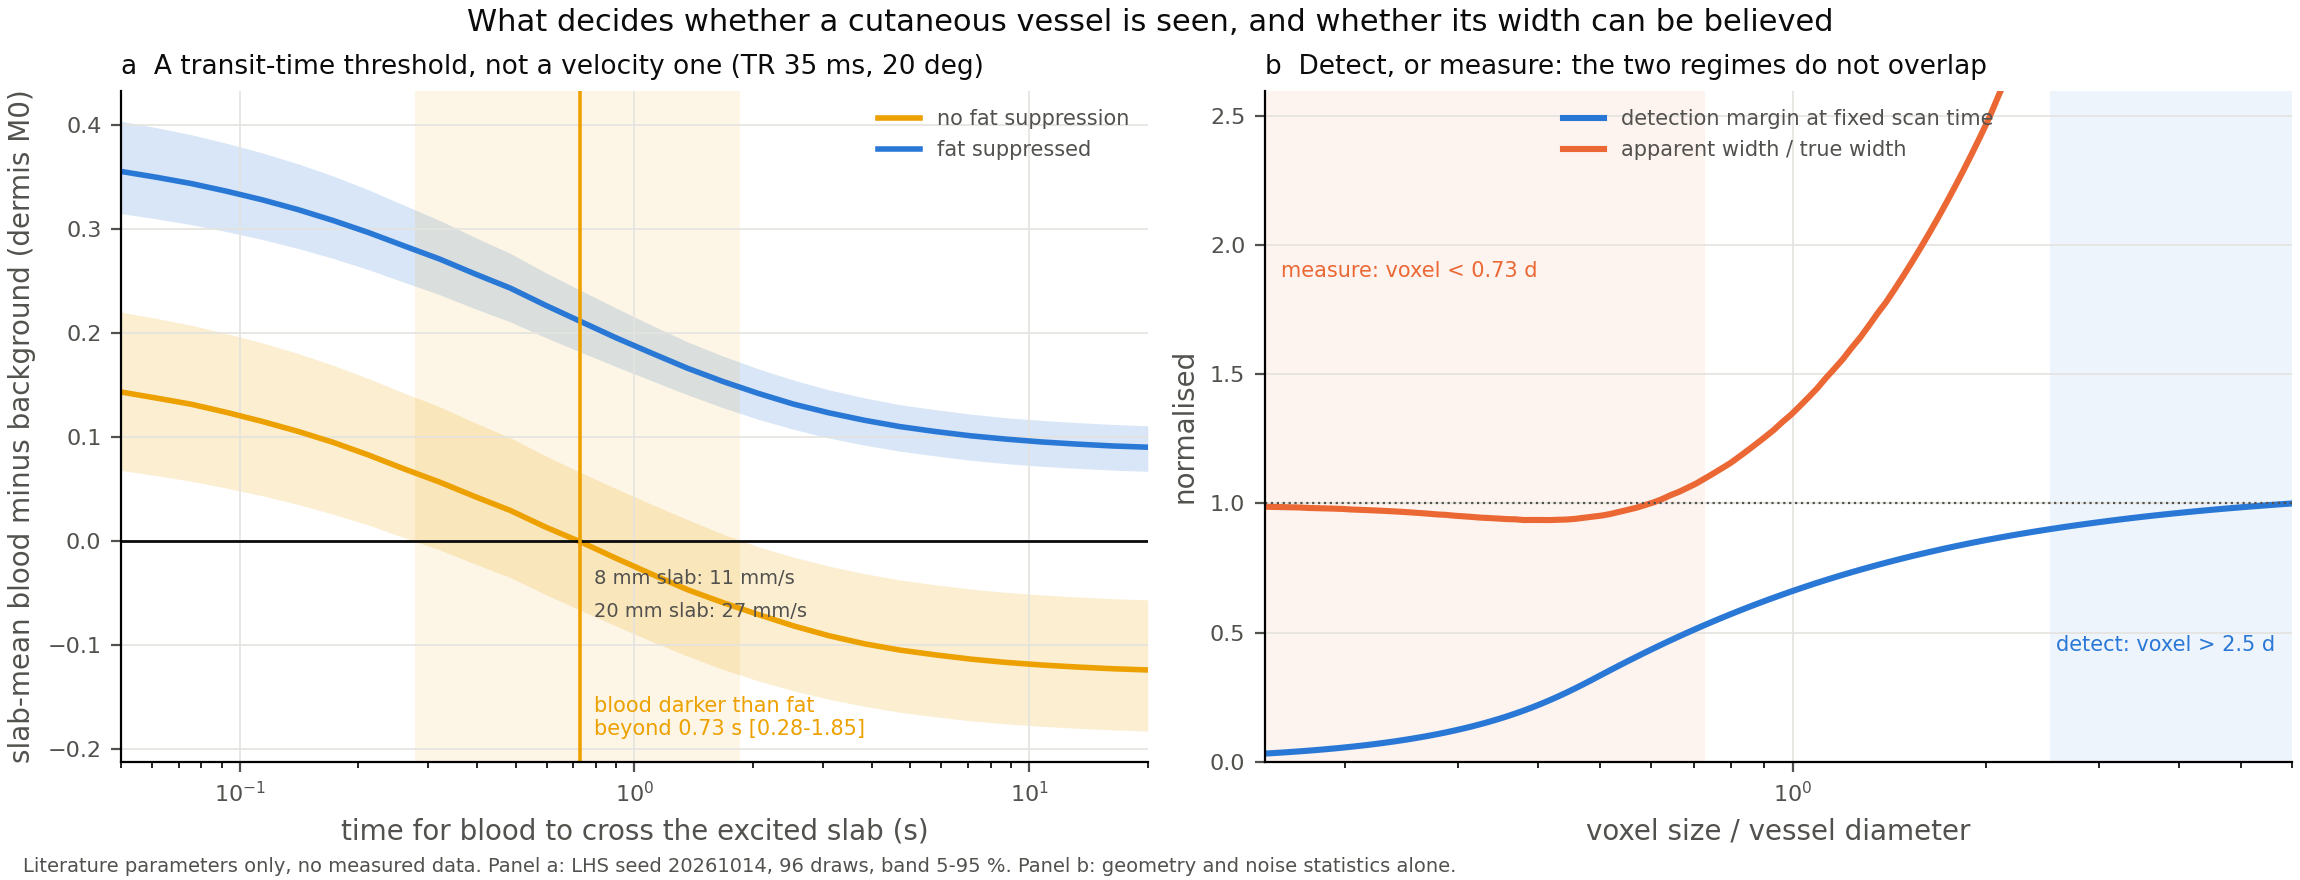

Reproduce this figure in Python.
"""General figure 2: what decides whether a cutaneous vessel is seen at all.

(a) A transit-time threshold. Against unsuppressed subcutaneous fat, inflowing
    blood is brighter only while it crosses the excited slab faster than a
    critical transit time. That threshold is a TIME, not a velocity: it barely
    moves with slab thickness, TR or flip angle, so it cannot be escaped by
    retuning the sequence. Suppressing the fat removes it altogether.

(b) Voxel size relative to vessel diameter. At fixed scan time the available
    SNR scales with voxel volume while the required SNR scales with the inverse
    peak-voxel blood fraction, and both depend on the voxel-to-diameter ratio
    alone. Detection plateaus once the voxel exceeds the vessel; apparent width
    is only truthful well below it. The two regimes do not overlap.

Run: python figures/fig_general_2_tradeoffs.py
"""
from __future__ import annotations

import math

import numpy as np
from common import INK, INK_2, SERIES, N_SHELLS, band, plt, save, style

from acquisition import Slab
from detectability import apparent_fwhm, blood_fraction
from protocols import BANDWIDTH_PER_PX_HZ, PARTITION_MM, PRISMA_XR, RF_DURATION_MS, fl3d1r_timing
from sequences.base import FlowGeometry, TissueSample
from sequences.prep import SaturationModule
from sequences.tof import TofSequence
from skin import Vessel
from tissues import sample_tissues

FIELDS = ("t1_ms", "t2_ms", "t2star_ms", "pd_rel", "fatsat_s", "mtc_s")
FATSAT = (SaturationModule("fatsat_s", 8.0),)
TR_MS, FLIP_DEG, SLAB_MM = 35.0, 20.0, 12.0
TRANSITS_S = np.geomspace(0.05, 20.0, 30)
RATIOS = np.geomspace(0.15, 6.0, 120)
PSF_VOXELS = 1.2
N_DRAWS_HERE = 96


def sequence(fat_sat: bool) -> TofSequence:
    """Return a spoiled-GRE TOF readout with or without a per-TR fat-saturation pulse."""
    timing = fl3d1r_timing(0.3, PARTITION_MM, BANDWIDTH_PER_PX_HZ, RF_DURATION_MS, TR_MS, PRISMA_XR)
    return TofSequence(timing=timing, flip_deg=FLIP_DEG, modules=FATSAT if fat_sat else ())


def contrast_curve(blood: TissueSample, background: TissueSample, fat_sat: bool) -> np.ndarray:
    """Return signed slab-mean blood minus background against slab transit time."""
    seq = sequence(fat_sat)
    slab = Slab(thickness_mm=SLAB_MM, orientation_deg=90.0)
    vessel = Vessel(depth_mm=5.0, polar_deg=90.0, azimuth_deg=0.0, diameter_mm=0.3)
    g = seq.static_signal(background)
    out = []
    for transit in TRANSITS_S:
        flow = FlowGeometry(vessel, slab, SLAB_MM / transit, N_SHELLS, SLAB_MM * 1.001)
        blood_signal = np.mean(seq.blood_signal(blood, flow, np.linspace(0.0, flow.path_mm(), 32)), axis=0)
        out.append(blood_signal - g)
    return np.array(out)


def threshold_s(blood: TissueSample, background: TissueSample, fat_sat: bool = False) -> float:
    """Return the transit time at which slab-mean blood equals the background, 0 if it never falls below."""
    seq = sequence(fat_sat)
    slab = Slab(thickness_mm=SLAB_MM, orientation_deg=90.0)
    vessel = Vessel(depth_mm=5.0, polar_deg=90.0, azimuth_deg=0.0, diameter_mm=0.3)
    g = float(seq.static_signal(background))

    def diff(transit: float) -> float:
        flow = FlowGeometry(vessel, slab, SLAB_MM / transit, N_SHELLS, SLAB_MM * 1.001)
        return float(np.mean(seq.blood_signal(blood, flow, np.linspace(0.0, flow.path_mm(), 32)))) - g

    lo, hi = 1e-3, 200.0
    if diff(hi) >= 0:
        return math.inf
    if diff(lo) <= 0:
        return 0.0
    for _ in range(36):
        mid = math.sqrt(lo * hi)
        lo, hi = (lo, mid) if diff(mid) < 0 else (mid, hi)
    return math.sqrt(lo * hi)


def samples() -> list[tuple[TissueSample, TissueSample]]:
    """Return paired blood and hypodermis samples from one Latin-hypercube draw."""
    tissues, _ = sample_tissues(["arterial_blood", "hypodermis"], N_DRAWS_HERE, 20261014)
    pairs = []
    for i in range(N_DRAWS_HERE):
        pairs.append(tuple(
            TissueSample(key, **{f: float(np.atleast_1d(getattr(tissues[key], f))[i]) for f in FIELDS})
            for key in ("arterial_blood", "hypodermis")))
    return pairs


def panel_a(ax, pairs) -> None:
    """Draw signed contrast against slab transit time, with and without fat suppression."""
    for fat_sat, colour, label in ((False, SERIES[3], "no fat suppression"), (True, SERIES[0], "fat suppressed")):
        curves = np.stack([contrast_curve(b, g, fat_sat) for b, g in pairs], axis=-1)
        band(ax, TRANSITS_S, curves, colour, label)
    ax.axhline(0.0, color=INK, lw=1.0)
    thresholds = np.array([threshold_s(b, g, False) for b, g in pairs])
    finite = thresholds[np.isfinite(thresholds) & (thresholds > 0)]
    lo, mid, hi = np.percentile(finite, [5, 50, 95])
    ax.axvspan(lo, hi, color=SERIES[3], alpha=0.10, lw=0)
    ax.axvline(mid, color=SERIES[3], lw=1.3)
    ax.annotate(f"blood darker than fat\nbeyond {mid:.2f} s [{lo:.2f}-{hi:.2f}]",
                (mid, ax.get_ylim()[0]), xytext=(5, 8), textcoords="offset points",
                fontsize=7.5, color=SERIES[3], ha="left", va="bottom")
    for slab in (8.0, 20.0):
        ax.annotate(f"{slab:g} mm slab: {slab / mid:.0f} mm/s", (mid, 0), xytext=(5, -10 - 12 * (slab > 10)),
                    textcoords="offset points", fontsize=7, color=INK_2, ha="left", va="top")
    ax.set(xscale="log", xlim=(TRANSITS_S[0], TRANSITS_S[-1]))
    ax.set_xlabel("time for blood to cross the excited slab (s)", color=INK_2)
    ax.set_ylabel("slab-mean blood minus background (dermis M0)", color=INK_2)
    ax.set_title(f"a  A transit-time threshold, not a velocity one (TR {TR_MS:g} ms, {FLIP_DEG:g} deg)",
                 fontsize=9.5, color=INK, loc="left")
    ax.legend(fontsize=7.5, frameon=False, labelcolor=INK_2, loc="upper right")
    style(ax)
    n = len(thresholds)
    print(f"  no fat suppression: {len(finite)}/{n} draws have a finite threshold "
          f"({np.sum(np.isinf(thresholds))} never invert, {np.sum(thresholds == 0)} always dark); "
          f"threshold {mid:.2f} s [{lo:.2f}-{hi:.2f}]")
    with_fat = np.array([threshold_s(b, g, True) for b, g in pairs])
    inverting = np.sum(np.isfinite(with_fat) & (with_fat > 0)) + np.sum(with_fat == 0)
    print(f"  fat suppressed: {inverting}/{n} draws are ever darker than the background at any transit time")


def panel_b(ax) -> None:
    """Draw the detection margin and apparent-width fidelity against voxel / diameter."""
    margin = np.array([r**2 * blood_fraction(1.0, r) for r in RATIOS])
    margin /= margin.max()
    fidelity = np.array([apparent_fwhm(1.0, r, PSF_VOXELS) for r in RATIOS])
    ax.plot(RATIOS, margin, color=SERIES[0], lw=2.2, label="detection margin at fixed scan time")
    ax.plot(RATIOS, fidelity, color=SERIES[1], lw=2.2, label="apparent width / true width")
    ax.axhline(1.0, color=INK_2, lw=0.8, ls=":")
    detect_from = RATIOS[np.argmax(margin >= 0.9)]
    measure_below = RATIOS[::-1][np.argmax(fidelity[::-1] <= 1.1)]
    ax.axvspan(detect_from, RATIOS[-1], color=SERIES[0], alpha=0.08, lw=0)
    ax.axvspan(RATIOS[0], measure_below, color=SERIES[1], alpha=0.08, lw=0)
    ax.annotate(f"detect: voxel > {detect_from:.1f} d", (RATIOS[-1], 0.45), xytext=(-6, 0),
                textcoords="offset points", fontsize=7.5, color=SERIES[0], ha="right", va="center")
    ax.annotate(f"measure: voxel < {measure_below:.2f} d", (RATIOS[0], 1.9), xytext=(6, 0),
                textcoords="offset points", fontsize=7.5, color=SERIES[1], ha="left", va="center")
    ax.set(xscale="log", xlim=(RATIOS[0], RATIOS[-1]), ylim=(0, 2.6))
    ax.set_xlabel("voxel size / vessel diameter", color=INK_2)
    ax.set_ylabel("normalised", color=INK_2)
    ax.set_title("b  Detect, or measure: the two regimes do not overlap", fontsize=9.5, color=INK, loc="left")
    ax.legend(fontsize=7.5, frameon=False, labelcolor=INK_2, loc="upper center")
    style(ax)
    print(f"  detection within 10 % of best for voxel > {detect_from:.2f} d; width within 10 % of true for "
          f"voxel < {measure_below:.2f} d; gap {detect_from / measure_below:.1f}x")


def main() -> None:
    """Build both panels and report the numbers."""
    pairs = samples()
    fig, axes = plt.subplots(1, 2, figsize=(11.5, 4.4), constrained_layout=True)
    print("a  transit-time threshold")
    panel_a(axes[0], pairs)
    print("b  voxel size")
    panel_b(axes[1])
    fig.suptitle("What decides whether a cutaneous vessel is seen, and whether its width can be believed",
                 fontsize=11, color=INK)
    save(fig, "fig_tradeoffs", n=N_DRAWS_HERE,
         note=f"Literature parameters only, no measured data. Panel a: LHS seed 20261014, {N_DRAWS_HERE} draws, "
              "band 5-95 %. Panel b: geometry and noise statistics alone.")


if __name__ == "__main__":
    main()
